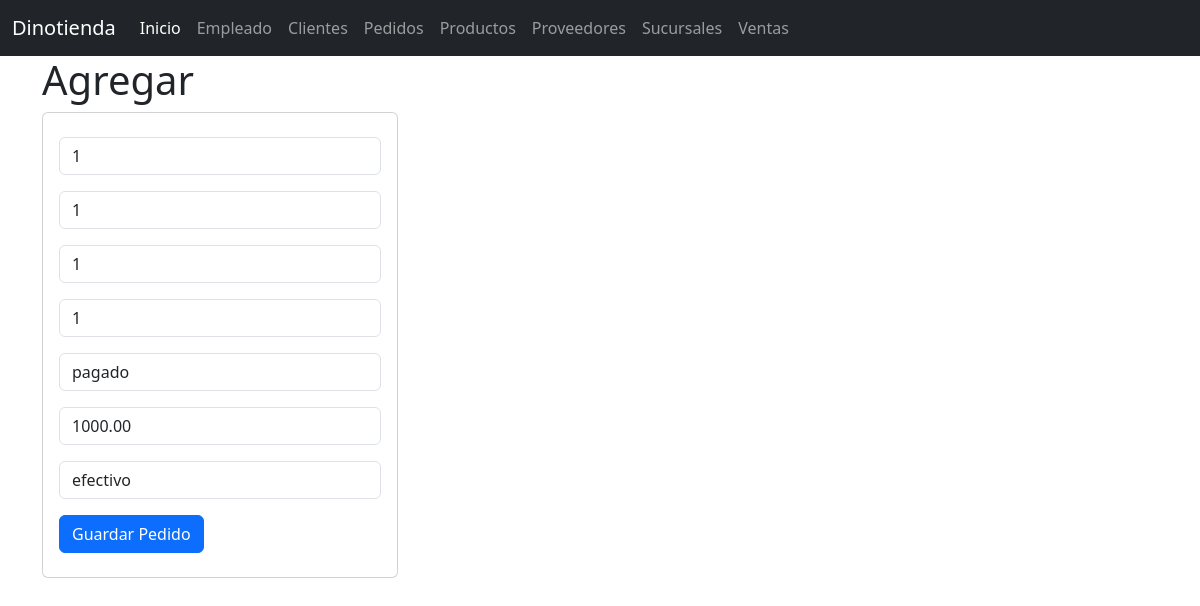
/seleccionarPedidos/1, run on the app's committed database.
### pedido_app/models.py (models this page shows, shortened)
class Pedido(models.Model):
    id_ped=models.CharField(primary_key=True,max_length=10)
    id_clien=id_clien=models.CharField(max_length=10)
    id_emp = models.CharField(max_length=10)
    id_prod = models.CharField(max_length=10)
    estado = models.CharField(max_length=50)
    total = models.DecimalField(max_digits=10, decimal_places=2)
    metodo_pago = models.CharField(max_length=50)

### pedido_app/views.py (the view)
# urls.py: path("seleccionarPedidos/<id_ped>",views.seleccionarPedidos,name="seleccionarPedidos"),
def seleccionarPedidos(request,id_ped):
    Ped=Pedido.objects.get(id_ped=id_ped)
    return render(request,"editarPedidos.html",{'mispedidos':Ped})

### pedido_app/templates/editarPedidos.html
{% extends "base.html" %}
{% block cuerpo %}
  <div class="row">
   <div class="col-sm-12 col-md-4 col-lg-4 col-xl-4">
     <h1>Agregar</h1>
     <div class="card">
      <div class="card-body">
        <form action="/editarPedidos/{{m.id_ped}}" method="POST">{% csrf_token %}
          <div class="form-group py-2">
            <input type="text" id="txtid_ped" name="txtid_ped" class="form-control"
            value="{{mispedidos.id_ped}}" minlength="1"  maxlength="6" required readonly>
          </div>
          <div class="form-group py-2">
            <input type="text" id="txtid_clien" name="txtid_clien" class="form-control"
            value="{{mispedidos.id_clien}}" minlength="1"  maxlength="100" required>
          </div>
          <div class="form-group py-2">
            <input type="text" id="txtid_emp" name="txtid_emp" class="form-control"
            value="{{mispedidos.id_emp}}" minlength="1" maxlength="100" required>
          </div>
          <div class="form-group py-2">
            <input type="text" id="txtid_prod" name="txtid_prod" class="form-control"
            value="{{mispedidos.id_prod}}" minlength="1" maxlength="100" required>
          </div>
          <div class="form-group py-2">
            <input type="text" id="txtestado" name="txtestado" class="form-control"
            value="{{mispedidos.estado}}" minlength="1" maxlength="100" required>
          </div>
          <div class="form-group py-2">
            <input type="text" id="txttotal" name="txttotal" class="form-control"
            value="{{mispedidos.total}}" minlength="1" maxlength="100" required>
          </div>
          <div class="form-group py-2">
            <input type="text" id="txtmetodo_p" name="txtmetodo_p" class="form-control"
            value="{{mispedidos.metodo_pago}}" minlength="1" maxlength="100" required>
          </div>
          <div class="form-group py-2">
            <button type="submit" class="btn btn-primary">Guardar Pedido</button>
          </div>
        </form>
      </div>
    </div>
   </div>
   {% endblock %}

### data on the page
Pedido: txtid_ped "1", txtid_clien "1", txtid_emp "1", txtid_prod "1", txtestado "pagado", txttotal "1000.00", txtmetodo_p "efectivo"
